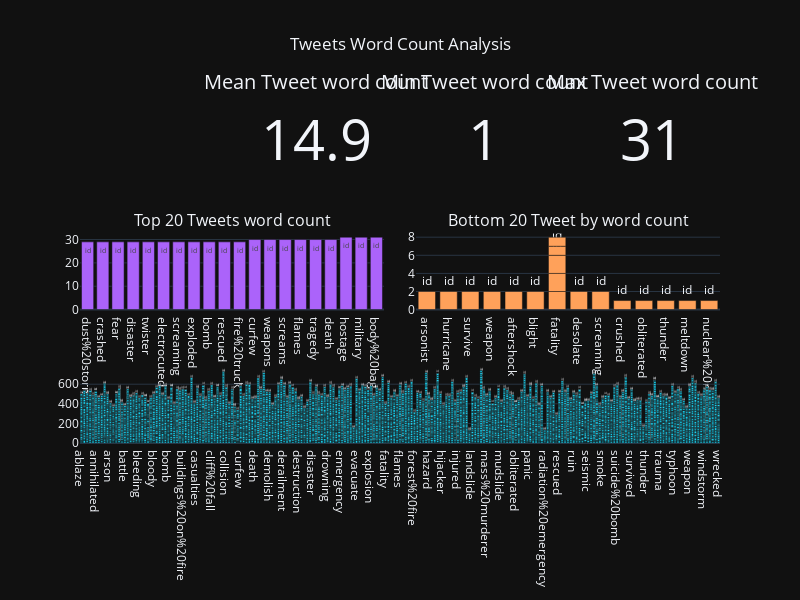

The notebook cell this image was saved under:
### Code cell
Top_20_Lengthy_Tweets = TrainDataSet.sort_values('wordcount',ascending=False)[:20][::-1]
Bottom_20_Lengthy_Tweets = TrainDataSet.sort_values('wordcount',ascending=True)[:20][::-1]
Wordlength_Data =TrainDataSet['wordcount'].describe()


fig = make_subplots(
    rows=3, cols=4,
    specs=[[None,{"type": "indicator"},{"type": "indicator"},{"type": "indicator"}],
           [{"type": "bar" ,"colspan": 2},None, {"type": "bar" ,"colspan": 2},None],
           [{"type": "bar","colspan": 4}, None,None,None]],
    subplot_titles=("","","","Top 20 Tweets word count","Bottom 20 Tweet by word count")
)

fig.add_trace(
    go.Indicator(
        mode="number",
        value=Wordlength_Data[1],
        title="Mean Tweet word count",
    ),
    row=1, col=2
)

fig.add_trace(
    go.Indicator(
        mode="number",
        value=Wordlength_Data[3],
        title="Min Tweet word count",
    ),
    row=1, col=3
)

fig.add_trace(
    go.Indicator(
        mode="number",
        value=Wordlength_Data[7],
        title="Max Tweet word count",
    ),
    row=1, col=4
)


fig.add_trace(go.Bar(name='id',text='id', x=Top_20_Lengthy_Tweets['keyword'], y=Top_20_Lengthy_Tweets['wordcount']),
              row=2, col=1)


fig.add_trace(go.Bar(name='id',text='id', x=Bottom_20_Lengthy_Tweets['keyword'], y=Bottom_20_Lengthy_Tweets['wordcount']),
              row=2, col=3)
fig.add_trace(go.Bar(name='id',text='id', x=TrainDataSet['keyword'], y=TrainDataSet['wordcount']),
              row=3, col=1)

fig.update_layout(height=600,width=800,title_x=0.5, title_text="Tweets Word Count Analysis", showlegend=False)

plotly.offline.iplot(fig)

### Figure 1 — Plotly figure (JSON) as saved in the notebook; plotly's stock layout.template omitted (floating-point values rounded to 4 significant figures; data arrays with more than 128 entries replaced by an {"elided": "..."} marker saying what was removed)
{"data": [{"domain": {"x": [0.2625, 0.475], "y": [0.7778, 1]}, "mode": "number", "title": {"text": "Mean Tweet word count"}, "type": "indicator", "value": 14.9}, {"domain": {"x": [0.525, 0.7375], "y": [0.7778, 1]}, "mode": "number", "title": {"text": "Min Tweet word count"}, "type": "indicator", "value": 1}, {"domain": {"x": [0.7875, 1], "y": [0.7778, 1]}, "mode": "number", "title": {"text": "Max Tweet word count"}, "type": "indicator", "value": 31}, {"name": "id", "text": "id", "type": "bar", "x": ["dust%20storm", "crashed", "fear", "disaster", "twister", "electrocuted", "screaming", "exploded", "bomb", "rescued", "fire%20truck", "curfew", "weapons", "screams", "flames", "tragedy", "death", "hostage", "military", "body%20bag"], "xaxis": "x", "y": [29, 29, 29, 29, 29, 29, 29, 29, 29, 29, 29, 30, 30, 30, 30, 30, 30, 31, 31, 31], "yaxis": "y"}, {"name": "id", "text": "id", "type": "bar", "x": ["arsonist", "hurricane", "survive", "weapon", "aftershock", "blight", "fatality", "fatality", "desolate", "screaming", null, "fatality", "crushed", "fatality", "obliterated", null, "thunder", "meltdown", "nuclear%20reactor", "fatality"], "xaxis": "x2", "y": [2, 2, 2, 2, 2, 2, 2, 2, 2, 2, 2, 2, 1, 1, 1, 1, 1, 1, 1, 1], "yaxis": "y2"}, {"name": "id", "text": "id", "type": "bar", "x": {"elided": "7613 str values"}, "xaxis": "x3", "y": {"elided": "7613 int values"}, "yaxis": "y3"}], "layout": {"annotations": [{"font": {"size": 16}, "showarrow": false, "text": "Top 20 Tweets word count", "x": 0.2375, "xanchor": "center", "xref": "paper", "y": 0.6111, "yanchor": "bottom", "yref": "paper"}, {"font": {"size": 16}, "showarrow": false, "text": "Bottom 20 Tweet by word count", "x": 0.7625, "xanchor": "center", "xref": "paper", "y": 0.6111, "yanchor": "bottom", "yref": "paper"}], "height": 600, "showlegend": false, "title": {"text": "Tweets Word Count Analysis", "x": 0.5}, "width": 800, "xaxis": {"anchor": "y", "domain": [0, 0.475]}, "xaxis2": {"anchor": "y2", "domain": [0.525, 1]}, "xaxis3": {"anchor": "y3", "domain": [0, 1]}, "yaxis": {"anchor": "x", "domain": [0.3889, 0.6111]}, "yaxis2": {"anchor": "x2", "domain": [0.3889, 0.6111]}, "yaxis3": {"anchor": "x3", "domain": [0, 0.2222]}}}
